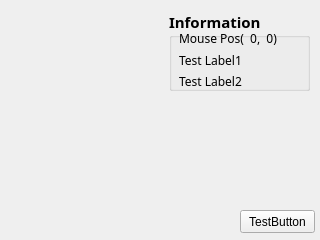
<?xml version="1.0" encoding="UTF-8"?>
<ui version="4.0">
 <class>Form</class>
 <widget class="QWidget" name="Form">
  <property name="geometry">
   <rect>
    <x>0</x>
    <y>0</y>
    <width>320</width>
    <height>240</height>
   </rect>
  </property>
  <property name="windowTitle">
   <string>Form</string>
  </property>
  <widget class="QGroupBox" name="groupBox">
   <property name="geometry">
    <rect>
     <x>169</x>
     <y>10</y>
     <width>141</width>
     <height>81</height>
    </rect>
   </property>
   <property name="font">
    <font>
     <family>굴림</family>
     <pointsize>11</pointsize>
     <weight>75</weight>
     <bold>true</bold>
    </font>
   </property>
   <property name="title">
    <string>Information</string>
   </property>
   <widget class="QWidget" name="">
    <property name="geometry">
     <rect>
      <x>10</x>
      <y>20</y>
      <width>150</width>
      <height>59</height>
     </rect>
    </property>
    <layout class="QVBoxLayout" name="verticalLayout">
     <item>
      <widget class="QLabel" name="InfoLabel0">
       <property name="font">
        <font>
         <pointsize>9</pointsize>
         <weight>50</weight>
         <bold>false</bold>
        </font>
       </property>
       <property name="text">
        <string>Mouse Pos(  0,  0)</string>
       </property>
      </widget>
     </item>
     <item>
      <widget class="QLabel" name="InfoLabel1">
       <property name="font">
        <font>
         <pointsize>9</pointsize>
         <weight>50</weight>
         <bold>false</bold>
        </font>
       </property>
       <property name="text">
        <string>Test Label1</string>
       </property>
      </widget>
     </item>
     <item>
      <widget class="QLabel" name="InfoLabel2">
       <property name="font">
        <font>
         <pointsize>9</pointsize>
         <weight>50</weight>
         <bold>false</bold>
        </font>
       </property>
       <property name="text">
        <string>Test Label2</string>
       </property>
      </widget>
     </item>
    </layout>
   </widget>
  </widget>
  <widget class="QPushButton" name="pushButton">
   <property name="geometry">
    <rect>
     <x>240</x>
     <y>210</y>
     <width>75</width>
     <height>23</height>
    </rect>
   </property>
   <property name="text">
    <string>TestButton</string>
   </property>
  </widget>
 </widget>
 <resources/>
 <connections/>
</ui>
